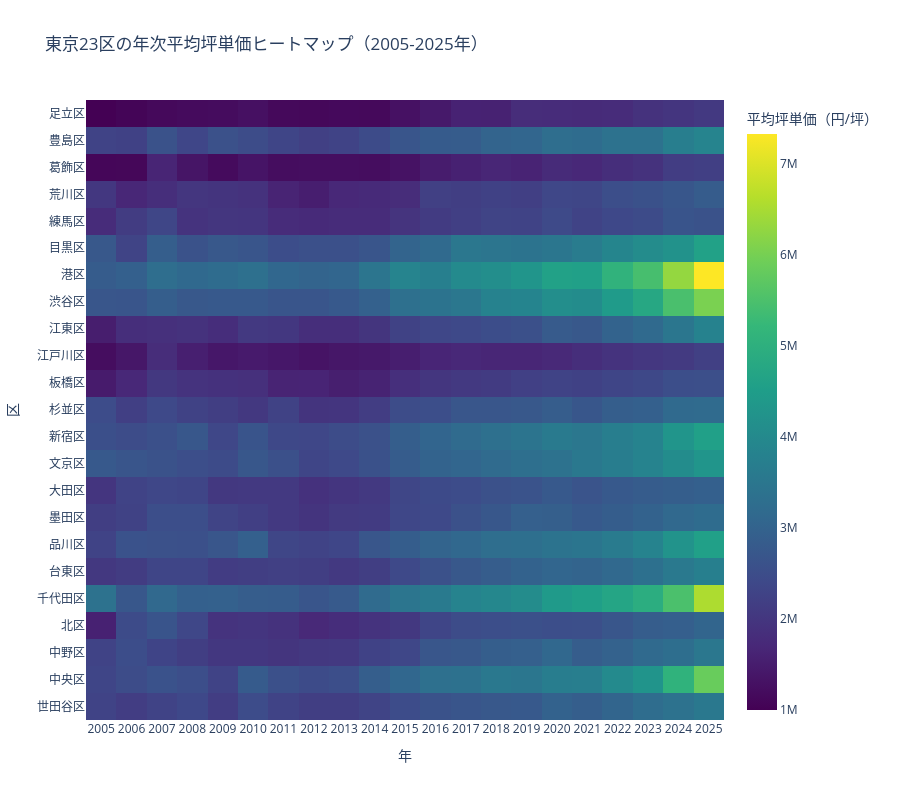

The notebook cell this image was saved under:
### Markdown cell above
## 7. 年次トレンドの比較

### Code cell
# 年次集約
df_yearly = (
    df_tokyo.with_columns(pl.col("transaction_date").dt.year().alias("year"))
    .group_by(["Municipality", "year"])
    .agg(
        [
            pl.col("tsubo_price").mean().alias("mean_price"),
            pl.col("tsubo_price").median().alias("median_price"),
            pl.col("tsubo_price").count().alias("transaction_count"),
        ]
    )
    .sort(["Municipality", "year"])
)

# ヒートマップで可視化
pivot_data = df_yearly.pivot(values="mean_price", index="Municipality", on="year")

# Plotly Heatmap
fig = go.Figure(
    data=go.Heatmap(
        z=pivot_data.select(pl.exclude("Municipality")).to_numpy(),
        x=[str(col) for col in pivot_data.columns if col != "Municipality"],
        y=pivot_data["Municipality"].to_list(),
        colorscale="Viridis",
        colorbar=dict(title="平均坪単価（円/坪）"),
    )
)

fig.update_layout(
    title="東京23区の年次平均坪単価ヒートマップ（2005-2025年）", xaxis_title="年", yaxis_title="区", height=800
)

fig.show()

### Figure 1 — Plotly figure (JSON) as saved in the notebook; plotly's stock layout.template omitted (floating-point values rounded to 4 significant figures; data arrays with more than 128 entries replaced by an {"elided": "..."} marker saying what was removed)
{"data": [{"colorbar": {"title": {"text": "平均坪単価（円/坪）"}}, "colorscale": [[0, "#440154"], [0.1111, "#482878"], [0.2222, "#3e4989"], [0.3333, "#31688e"], [0.4444, "#26828e"], [0.5556, "#1f9e89"], [0.6667, "#35b779"], [0.7778, "#6ece58"], [0.8889, "#b5de2b"], [1, "#fde725"]], "type": "heatmap", "x": ["2005", "2006", "2007", "2008", "2009", "2010", "2011", "2012", "2013", "2014", "2015", "2016", "2017", "2018", "2019", "2020", "2021", "2022", "2023", "2024", "2025"], "y": ["世田谷区", "中央区", "中野区", "北区", "千代田区", "台東区", "品川区", "墨田区", "大田区", "文京区", "新宿区", "杉並区", "板橋区", "江戸川区", "江東区", "渋谷区", "港区", "目黒区", "練馬区", "荒川区", "葛飾区", "豊島区", "足立区"], "z": {"elided": "23x21 float values"}}], "layout": {"height": 800, "title": {"text": "東京23区の年次平均坪単価ヒートマップ（2005-2025年）"}, "xaxis": {"title": {"text": "年"}}, "yaxis": {"title": {"text": "区"}}}}
